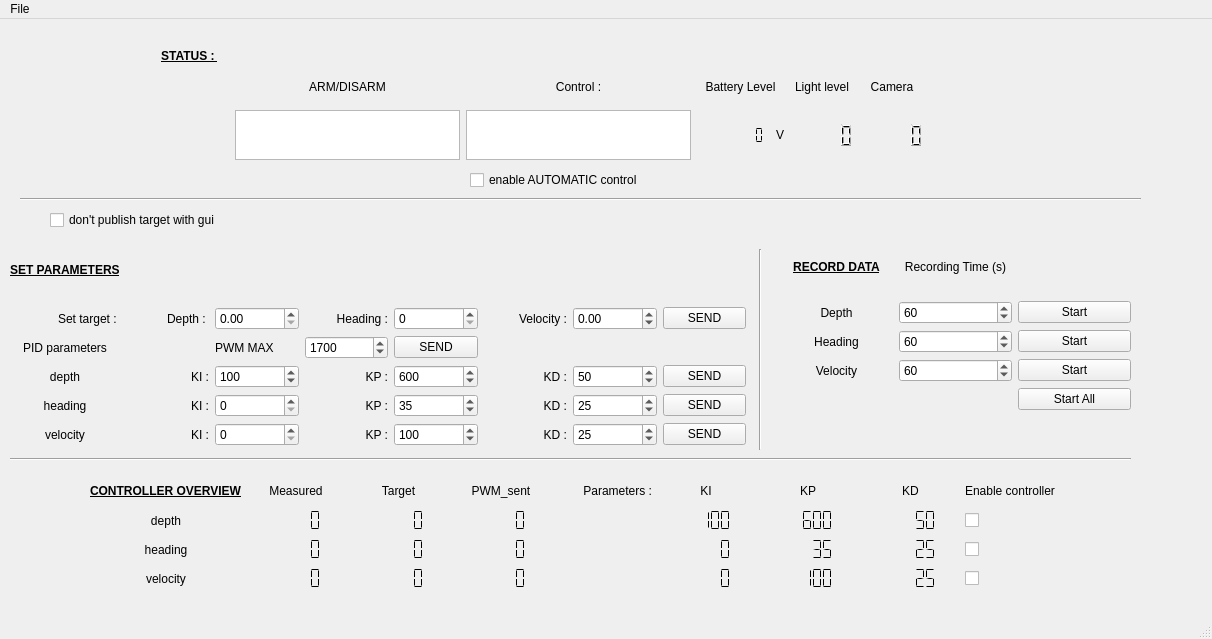
<?xml version="1.0" encoding="UTF-8"?>
<ui version="4.0">
 <class>mainWindow</class>
 <widget class="QMainWindow" name="mainWindow">
  <property name="geometry">
   <rect>
    <x>0</x>
    <y>0</y>
    <width>1212</width>
    <height>639</height>
   </rect>
  </property>
  <property name="sizePolicy">
   <sizepolicy hsizetype="MinimumExpanding" vsizetype="Preferred">
    <horstretch>0</horstretch>
    <verstretch>0</verstretch>
   </sizepolicy>
  </property>
  <property name="windowTitle">
   <string>BlueRov2</string>
  </property>
  <property name="autoFillBackground">
   <bool>true</bool>
  </property>
  <widget class="QWidget" name="centralwidget">
   <widget class="QWidget" name="gridLayoutWidget">
    <property name="geometry">
     <rect>
      <x>10</x>
      <y>220</y>
      <width>736</width>
      <height>207</height>
     </rect>
    </property>
    <layout class="QGridLayout" name="gridLayout_set_parameters">
     <item row="1" column="7">
      <widget class="QDoubleSpinBox" name="doubleSpinBox_velocity">
       <property name="minimum">
        <double>-400.000000000000000</double>
       </property>
       <property name="maximum">
        <double>400.000000000000000</double>
       </property>
       <property name="singleStep">
        <double>50.000000000000000</double>
       </property>
      </widget>
     </item>
     <item row="2" column="0">
      <widget class="QLabel" name="label_7">
       <property name="text">
        <string>PID parameters</string>
       </property>
       <property name="alignment">
        <set>Qt::AlignCenter</set>
       </property>
      </widget>
     </item>
     <item row="5" column="3">
      <widget class="QLabel" name="label_22">
       <property name="text">
        <string>KP :</string>
       </property>
       <property name="alignment">
        <set>Qt::AlignRight|Qt::AlignTrailing|Qt::AlignVCenter</set>
       </property>
      </widget>
     </item>
     <item row="1" column="0">
      <widget class="QLabel" name="label_8">
       <property name="text">
        <string>Set target : </string>
       </property>
       <property name="alignment">
        <set>Qt::AlignRight|Qt::AlignTrailing|Qt::AlignVCenter</set>
       </property>
      </widget>
     </item>
     <item row="5" column="6">
      <widget class="QLabel" name="label_23">
       <property name="text">
        <string>KD :</string>
       </property>
       <property name="alignment">
        <set>Qt::AlignRight|Qt::AlignTrailing|Qt::AlignVCenter</set>
       </property>
      </widget>
     </item>
     <item row="4" column="6">
      <widget class="QLabel" name="label_20">
       <property name="text">
        <string>KD :</string>
       </property>
       <property name="alignment">
        <set>Qt::AlignRight|Qt::AlignTrailing|Qt::AlignVCenter</set>
       </property>
      </widget>
     </item>
     <item row="3" column="0">
      <widget class="QLabel" name="label_9">
       <property name="text">
        <string>depth</string>
       </property>
       <property name="alignment">
        <set>Qt::AlignCenter</set>
       </property>
      </widget>
     </item>
     <item row="1" column="4">
      <widget class="QDoubleSpinBox" name="doubleSpinBox_heading">
       <property name="decimals">
        <number>0</number>
       </property>
       <property name="minimum">
        <double>0.000000000000000</double>
       </property>
       <property name="maximum">
        <double>360.000000000000000</double>
       </property>
       <property name="singleStep">
        <double>1.000000000000000</double>
       </property>
      </widget>
     </item>
     <item row="0" column="0">
      <widget class="QLabel" name="label_6">
       <property name="font">
        <font>
         <weight>75</weight>
         <bold>true</bold>
         <underline>true</underline>
        </font>
       </property>
       <property name="text">
        <string>SET PARAMETERS</string>
       </property>
      </widget>
     </item>
     <item row="3" column="4">
      <widget class="QSpinBox" name="spinBox_KP_depth">
       <property name="maximum">
        <number>1000</number>
       </property>
       <property name="value">
        <number>600</number>
       </property>
      </widget>
     </item>
     <item row="1" column="1">
      <widget class="QLabel" name="label_10">
       <property name="text">
        <string>Depth : </string>
       </property>
       <property name="alignment">
        <set>Qt::AlignRight|Qt::AlignTrailing|Qt::AlignVCenter</set>
       </property>
      </widget>
     </item>
     <item row="4" column="4">
      <widget class="QSpinBox" name="spinBox_KP_heading">
       <property name="maximum">
        <number>1000</number>
       </property>
       <property name="value">
        <number>35</number>
       </property>
      </widget>
     </item>
     <item row="3" column="3">
      <widget class="QLabel" name="label_16">
       <property name="text">
        <string>KP :</string>
       </property>
       <property name="alignment">
        <set>Qt::AlignRight|Qt::AlignTrailing|Qt::AlignVCenter</set>
       </property>
      </widget>
     </item>
     <item row="5" column="7">
      <widget class="QSpinBox" name="spinBox_KD_velocity">
       <property name="maximum">
        <number>1000</number>
       </property>
       <property name="value">
        <number>25</number>
       </property>
      </widget>
     </item>
     <item row="3" column="1">
      <widget class="QLabel" name="label_15">
       <property name="text">
        <string>KI :</string>
       </property>
       <property name="alignment">
        <set>Qt::AlignRight|Qt::AlignTrailing|Qt::AlignVCenter</set>
       </property>
      </widget>
     </item>
     <item row="5" column="0">
      <widget class="QLabel" name="label_14">
       <property name="text">
        <string>velocity</string>
       </property>
       <property name="alignment">
        <set>Qt::AlignCenter</set>
       </property>
      </widget>
     </item>
     <item row="3" column="7">
      <widget class="QSpinBox" name="spinBox_KD_depth">
       <property name="maximum">
        <number>1000</number>
       </property>
       <property name="value">
        <number>50</number>
       </property>
       <property name="displayIntegerBase">
        <number>10</number>
       </property>
      </widget>
     </item>
     <item row="1" column="6">
      <widget class="QLabel" name="label_12">
       <property name="text">
        <string>Velocity :</string>
       </property>
       <property name="alignment">
        <set>Qt::AlignRight|Qt::AlignTrailing|Qt::AlignVCenter</set>
       </property>
      </widget>
     </item>
     <item row="1" column="2">
      <widget class="QDoubleSpinBox" name="doubleSpinBox_depth"/>
     </item>
     <item row="5" column="1">
      <widget class="QLabel" name="label_21">
       <property name="text">
        <string>KI :</string>
       </property>
       <property name="alignment">
        <set>Qt::AlignRight|Qt::AlignTrailing|Qt::AlignVCenter</set>
       </property>
      </widget>
     </item>
     <item row="4" column="7">
      <widget class="QSpinBox" name="spinBox_KD_heading">
       <property name="maximum">
        <number>1000</number>
       </property>
       <property name="value">
        <number>25</number>
       </property>
      </widget>
     </item>
     <item row="1" column="3">
      <widget class="QLabel" name="label_11">
       <property name="text">
        <string>Heading :</string>
       </property>
       <property name="alignment">
        <set>Qt::AlignRight|Qt::AlignTrailing|Qt::AlignVCenter</set>
       </property>
      </widget>
     </item>
     <item row="4" column="3">
      <widget class="QLabel" name="label_19">
       <property name="text">
        <string>KP :</string>
       </property>
       <property name="alignment">
        <set>Qt::AlignRight|Qt::AlignTrailing|Qt::AlignVCenter</set>
       </property>
      </widget>
     </item>
     <item row="4" column="2">
      <widget class="QSpinBox" name="spinBox_KI_heading">
       <property name="autoFillBackground">
        <bool>false</bool>
       </property>
       <property name="inputMethodHints">
        <set>Qt::ImhDigitsOnly</set>
       </property>
       <property name="maximum">
        <number>1000</number>
       </property>
       <property name="value">
        <number>0</number>
       </property>
      </widget>
     </item>
     <item row="3" column="6">
      <widget class="QLabel" name="label_17">
       <property name="text">
        <string>KD :</string>
       </property>
       <property name="alignment">
        <set>Qt::AlignRight|Qt::AlignTrailing|Qt::AlignVCenter</set>
       </property>
      </widget>
     </item>
     <item row="4" column="0">
      <widget class="QLabel" name="label_13">
       <property name="text">
        <string>heading</string>
       </property>
       <property name="alignment">
        <set>Qt::AlignCenter</set>
       </property>
      </widget>
     </item>
     <item row="5" column="2">
      <widget class="QSpinBox" name="spinBox_KI_velocity">
       <property name="maximum">
        <number>1000</number>
       </property>
      </widget>
     </item>
     <item row="5" column="4">
      <widget class="QSpinBox" name="spinBox_KP_velocity">
       <property name="maximum">
        <number>1000</number>
       </property>
       <property name="value">
        <number>100</number>
       </property>
      </widget>
     </item>
     <item row="4" column="1">
      <widget class="QLabel" name="label_18">
       <property name="text">
        <string>KI :</string>
       </property>
       <property name="alignment">
        <set>Qt::AlignRight|Qt::AlignTrailing|Qt::AlignVCenter</set>
       </property>
      </widget>
     </item>
     <item row="3" column="2">
      <widget class="QSpinBox" name="spinBox_KI_depth">
       <property name="maximum">
        <number>1000</number>
       </property>
       <property name="value">
        <number>100</number>
       </property>
      </widget>
     </item>
     <item row="3" column="8">
      <widget class="QPushButton" name="pushButton_send_parameters_depth">
       <property name="text">
        <string>SEND</string>
       </property>
      </widget>
     </item>
     <item row="4" column="8">
      <widget class="QPushButton" name="pushButton_send_parameters_heading">
       <property name="text">
        <string>SEND</string>
       </property>
      </widget>
     </item>
     <item row="5" column="8">
      <widget class="QPushButton" name="pushButton_send_parameters_velocity">
       <property name="text">
        <string>SEND</string>
       </property>
      </widget>
     </item>
     <item row="1" column="8">
      <widget class="QPushButton" name="pushButton_send_parameters_target">
       <property name="text">
        <string>SEND</string>
       </property>
      </widget>
     </item>
     <item row="2" column="2">
      <widget class="QLabel" name="label_37">
       <property name="text">
        <string>PWM MAX</string>
       </property>
      </widget>
     </item>
     <item row="2" column="3">
      <widget class="QSpinBox" name="spinBox_pwm_max">
       <property name="minimum">
        <number>1100</number>
       </property>
       <property name="maximum">
        <number>1900</number>
       </property>
       <property name="singleStep">
        <number>50</number>
       </property>
       <property name="value">
        <number>1700</number>
       </property>
       <property name="displayIntegerBase">
        <number>10</number>
       </property>
      </widget>
     </item>
     <item row="2" column="4">
      <widget class="QPushButton" name="pushButton_send_pwm_max">
       <property name="text">
        <string>SEND</string>
       </property>
      </widget>
     </item>
    </layout>
   </widget>
   <widget class="QWidget" name="gridLayoutWidget_2">
    <property name="geometry">
     <rect>
      <x>90</x>
      <y>460</y>
      <width>971</width>
      <height>111</height>
     </rect>
    </property>
    <layout class="QGridLayout" name="gridLayout_controller_overview">
     <property name="sizeConstraint">
      <enum>QLayout::SetMinimumSize</enum>
     </property>
     <item row="0" column="1">
      <widget class="QLabel" name="label_24">
       <property name="text">
        <string>Measured</string>
       </property>
       <property name="alignment">
        <set>Qt::AlignCenter</set>
       </property>
      </widget>
     </item>
     <item row="4" column="7">
      <widget class="QLCDNumber" name="velocity_controller_KP_display">
       <property name="frameShape">
        <enum>QFrame::NoFrame</enum>
       </property>
       <property name="frameShadow">
        <enum>QFrame::Raised</enum>
       </property>
       <property name="segmentStyle">
        <enum>QLCDNumber::Flat</enum>
       </property>
       <property name="value" stdset="0">
        <double>100.000000000000000</double>
       </property>
      </widget>
     </item>
     <item row="4" column="6">
      <widget class="QLCDNumber" name="velocity_controller_KI_display">
       <property name="frameShape">
        <enum>QFrame::NoFrame</enum>
       </property>
       <property name="frameShadow">
        <enum>QFrame::Raised</enum>
       </property>
       <property name="segmentStyle">
        <enum>QLCDNumber::Flat</enum>
       </property>
      </widget>
     </item>
     <item row="2" column="3">
      <widget class="QLCDNumber" name="depth_controller_pwm_display">
       <property name="frameShape">
        <enum>QFrame::NoFrame</enum>
       </property>
       <property name="frameShadow">
        <enum>QFrame::Plain</enum>
       </property>
       <property name="segmentStyle">
        <enum>QLCDNumber::Flat</enum>
       </property>
      </widget>
     </item>
     <item row="2" column="9">
      <widget class="QCheckBox" name="checkBox_activate_depth_controller">
       <property name="text">
        <string/>
       </property>
      </widget>
     </item>
     <item row="4" column="9">
      <widget class="QCheckBox" name="checkBox_activate_velocity_controller">
       <property name="text">
        <string/>
       </property>
      </widget>
     </item>
     <item row="3" column="0">
      <widget class="QLabel" name="label_4">
       <property name="text">
        <string>heading</string>
       </property>
       <property name="alignment">
        <set>Qt::AlignCenter</set>
       </property>
      </widget>
     </item>
     <item row="0" column="3">
      <widget class="QLabel" name="label_25">
       <property name="text">
        <string>PWM_sent</string>
       </property>
       <property name="alignment">
        <set>Qt::AlignCenter</set>
       </property>
      </widget>
     </item>
     <item row="0" column="8">
      <widget class="QLabel" name="label_29">
       <property name="text">
        <string>KD</string>
       </property>
       <property name="alignment">
        <set>Qt::AlignCenter</set>
       </property>
      </widget>
     </item>
     <item row="4" column="0">
      <widget class="QLabel" name="label_5">
       <property name="text">
        <string>velocity</string>
       </property>
       <property name="alignment">
        <set>Qt::AlignCenter</set>
       </property>
      </widget>
     </item>
     <item row="0" column="6">
      <widget class="QLabel" name="label_27">
       <property name="text">
        <string>KI</string>
       </property>
       <property name="alignment">
        <set>Qt::AlignCenter</set>
       </property>
      </widget>
     </item>
     <item row="0" column="7">
      <widget class="QLabel" name="label_28">
       <property name="text">
        <string>KP</string>
       </property>
       <property name="alignment">
        <set>Qt::AlignCenter</set>
       </property>
      </widget>
     </item>
     <item row="0" column="0">
      <widget class="QLabel" name="label_2">
       <property name="font">
        <font>
         <weight>75</weight>
         <bold>true</bold>
         <underline>true</underline>
        </font>
       </property>
       <property name="text">
        <string>CONTROLLER OVERVIEW</string>
       </property>
      </widget>
     </item>
     <item row="3" column="9">
      <widget class="QCheckBox" name="checkBox_activate_heading_controller">
       <property name="text">
        <string/>
       </property>
      </widget>
     </item>
     <item row="2" column="0">
      <widget class="QLabel" name="label_3">
       <property name="text">
        <string>depth</string>
       </property>
       <property name="alignment">
        <set>Qt::AlignCenter</set>
       </property>
      </widget>
     </item>
     <item row="0" column="9">
      <widget class="QLabel" name="label_30">
       <property name="text">
        <string>Enable controller</string>
       </property>
      </widget>
     </item>
     <item row="2" column="6">
      <widget class="QLCDNumber" name="depth_controller_KI_display">
       <property name="frameShape">
        <enum>QFrame::NoFrame</enum>
       </property>
       <property name="segmentStyle">
        <enum>QLCDNumber::Flat</enum>
       </property>
       <property name="value" stdset="0">
        <double>100.000000000000000</double>
       </property>
      </widget>
     </item>
     <item row="2" column="1">
      <widget class="QLCDNumber" name="depth_measured_display">
       <property name="frameShape">
        <enum>QFrame::NoFrame</enum>
       </property>
       <property name="frameShadow">
        <enum>QFrame::Raised</enum>
       </property>
       <property name="segmentStyle">
        <enum>QLCDNumber::Flat</enum>
       </property>
      </widget>
     </item>
     <item row="2" column="7">
      <widget class="QLCDNumber" name="depth_controller_KP_display">
       <property name="frameShape">
        <enum>QFrame::NoFrame</enum>
       </property>
       <property name="segmentStyle">
        <enum>QLCDNumber::Flat</enum>
       </property>
       <property name="value" stdset="0">
        <double>600.000000000000000</double>
       </property>
      </widget>
     </item>
     <item row="2" column="8">
      <widget class="QLCDNumber" name="depth_controller_KD_display">
       <property name="frameShape">
        <enum>QFrame::NoFrame</enum>
       </property>
       <property name="segmentStyle">
        <enum>QLCDNumber::Flat</enum>
       </property>
       <property name="value" stdset="0">
        <double>50.000000000000000</double>
       </property>
      </widget>
     </item>
     <item row="3" column="1">
      <widget class="QLCDNumber" name="heading_measured_display">
       <property name="frameShape">
        <enum>QFrame::NoFrame</enum>
       </property>
       <property name="segmentStyle">
        <enum>QLCDNumber::Flat</enum>
       </property>
      </widget>
     </item>
     <item row="3" column="3">
      <widget class="QLCDNumber" name="heading_controller_pwm_display">
       <property name="frameShape">
        <enum>QFrame::NoFrame</enum>
       </property>
       <property name="segmentStyle">
        <enum>QLCDNumber::Flat</enum>
       </property>
      </widget>
     </item>
     <item row="3" column="6">
      <widget class="QLCDNumber" name="heading_controller_KI_display">
       <property name="frameShape">
        <enum>QFrame::NoFrame</enum>
       </property>
       <property name="segmentStyle">
        <enum>QLCDNumber::Flat</enum>
       </property>
      </widget>
     </item>
     <item row="3" column="7">
      <widget class="QLCDNumber" name="heading_controller_KP_display">
       <property name="frameShape">
        <enum>QFrame::NoFrame</enum>
       </property>
       <property name="segmentStyle">
        <enum>QLCDNumber::Flat</enum>
       </property>
       <property name="value" stdset="0">
        <double>35.000000000000000</double>
       </property>
      </widget>
     </item>
     <item row="3" column="8">
      <widget class="QLCDNumber" name="heading_controller_KD_display">
       <property name="frameShape">
        <enum>QFrame::NoFrame</enum>
       </property>
       <property name="segmentStyle">
        <enum>QLCDNumber::Flat</enum>
       </property>
       <property name="value" stdset="0">
        <double>25.000000000000000</double>
       </property>
      </widget>
     </item>
     <item row="4" column="1">
      <widget class="QLCDNumber" name="velocity_measured_display">
       <property name="frameShape">
        <enum>QFrame::NoFrame</enum>
       </property>
       <property name="segmentStyle">
        <enum>QLCDNumber::Flat</enum>
       </property>
      </widget>
     </item>
     <item row="4" column="3">
      <widget class="QLCDNumber" name="velocity_controller_pwm_display">
       <property name="frameShape">
        <enum>QFrame::NoFrame</enum>
       </property>
       <property name="segmentStyle">
        <enum>QLCDNumber::Flat</enum>
       </property>
      </widget>
     </item>
     <item row="4" column="8">
      <widget class="QLCDNumber" name="velocity_controller_KD_display">
       <property name="frameShape">
        <enum>QFrame::NoFrame</enum>
       </property>
       <property name="segmentStyle">
        <enum>QLCDNumber::Flat</enum>
       </property>
       <property name="value" stdset="0">
        <double>25.000000000000000</double>
       </property>
      </widget>
     </item>
     <item row="0" column="4">
      <widget class="QLabel" name="label_26">
       <property name="text">
        <string>Parameters :</string>
       </property>
       <property name="alignment">
        <set>Qt::AlignRight|Qt::AlignTrailing|Qt::AlignVCenter</set>
       </property>
      </widget>
     </item>
     <item row="0" column="2">
      <widget class="QLabel" name="label_38">
       <property name="text">
        <string>Target</string>
       </property>
       <property name="alignment">
        <set>Qt::AlignCenter</set>
       </property>
      </widget>
     </item>
     <item row="2" column="2">
      <widget class="QLCDNumber" name="depth_target_display">
       <property name="frameShape">
        <enum>QFrame::NoFrame</enum>
       </property>
       <property name="segmentStyle">
        <enum>QLCDNumber::Flat</enum>
       </property>
      </widget>
     </item>
     <item row="3" column="2">
      <widget class="QLCDNumber" name="heading_target_display">
       <property name="frameShape">
        <enum>QFrame::NoFrame</enum>
       </property>
       <property name="segmentStyle">
        <enum>QLCDNumber::Flat</enum>
       </property>
      </widget>
     </item>
     <item row="4" column="2">
      <widget class="QLCDNumber" name="velocity_target_display">
       <property name="frameShape">
        <enum>QFrame::NoFrame</enum>
       </property>
       <property name="segmentStyle">
        <enum>QLCDNumber::Flat</enum>
       </property>
      </widget>
     </item>
    </layout>
   </widget>
   <widget class="QWidget" name="gridLayoutWidget_3">
    <property name="geometry">
     <rect>
      <x>150</x>
      <y>30</y>
      <width>774</width>
      <height>111</height>
     </rect>
    </property>
    <layout class="QGridLayout" name="gridLayout_status" columnstretch="75,0,0,0,0,0">
     <property name="sizeConstraint">
      <enum>QLayout::SetDefaultConstraint</enum>
     </property>
     <item row="1" column="4">
      <widget class="QLabel" name="label_35">
       <property name="enabled">
        <bool>true</bool>
       </property>
       <property name="sizePolicy">
        <sizepolicy hsizetype="Minimum" vsizetype="Expanding">
         <horstretch>0</horstretch>
         <verstretch>0</verstretch>
        </sizepolicy>
       </property>
       <property name="text">
        <string>Light level</string>
       </property>
       <property name="alignment">
        <set>Qt::AlignCenter</set>
       </property>
      </widget>
     </item>
     <item row="1" column="1">
      <widget class="QLabel" name="label_32">
       <property name="text">
        <string>ARM/DISARM</string>
       </property>
       <property name="alignment">
        <set>Qt::AlignCenter</set>
       </property>
      </widget>
     </item>
     <item row="1" column="2">
      <widget class="QLabel" name="label_33">
       <property name="text">
        <string>Control :</string>
       </property>
       <property name="alignment">
        <set>Qt::AlignCenter</set>
       </property>
      </widget>
     </item>
     <item row="0" column="0">
      <widget class="QLabel" name="label">
       <property name="font">
        <font>
         <weight>75</weight>
         <bold>true</bold>
         <underline>true</underline>
        </font>
       </property>
       <property name="text">
        <string>STATUS : </string>
       </property>
       <property name="alignment">
        <set>Qt::AlignCenter</set>
       </property>
      </widget>
     </item>
     <item row="2" column="1">
      <widget class="QTextBrowser" name="arm_disarm_display">
       <property name="sizePolicy">
        <sizepolicy hsizetype="Fixed" vsizetype="Fixed">
         <horstretch>0</horstretch>
         <verstretch>0</verstretch>
        </sizepolicy>
       </property>
       <property name="maximumSize">
        <size>
         <width>225</width>
         <height>50</height>
        </size>
       </property>
      </widget>
     </item>
     <item row="2" column="2">
      <widget class="QTextBrowser" name="automatic_manual_ctrl_display">
       <property name="sizePolicy">
        <sizepolicy hsizetype="MinimumExpanding" vsizetype="Preferred">
         <horstretch>0</horstretch>
         <verstretch>0</verstretch>
        </sizepolicy>
       </property>
       <property name="maximumSize">
        <size>
         <width>225</width>
         <height>50</height>
        </size>
       </property>
      </widget>
     </item>
     <item row="1" column="0">
      <widget class="QLabel" name="label_31">
       <property name="text">
        <string/>
       </property>
      </widget>
     </item>
     <item row="1" column="5">
      <widget class="QLabel" name="label_44">
       <property name="text">
        <string>Camera</string>
       </property>
       <property name="alignment">
        <set>Qt::AlignCenter</set>
       </property>
      </widget>
     </item>
     <item row="2" column="5">
      <widget class="QLCDNumber" name="camera_tilt_display">
       <property name="frameShape">
        <enum>QFrame::NoFrame</enum>
       </property>
       <property name="smallDecimalPoint">
        <bool>false</bool>
       </property>
       <property name="segmentStyle">
        <enum>QLCDNumber::Filled</enum>
       </property>
      </widget>
     </item>
     <item row="2" column="3">
      <layout class="QHBoxLayout" name="horizontalLayout">
       <item>
        <widget class="QLCDNumber" name="battery_level_display">
         <property name="font">
          <font>
           <pointsize>20</pointsize>
          </font>
         </property>
         <property name="layoutDirection">
          <enum>Qt::LeftToRight</enum>
         </property>
         <property name="frameShape">
          <enum>QFrame::NoFrame</enum>
         </property>
         <property name="smallDecimalPoint">
          <bool>true</bool>
         </property>
         <property name="digitCount">
          <number>7</number>
         </property>
         <property name="segmentStyle">
          <enum>QLCDNumber::Flat</enum>
         </property>
         <property name="intValue" stdset="0">
          <number>0</number>
         </property>
        </widget>
       </item>
       <item>
        <widget class="QLabel" name="label_36">
         <property name="text">
          <string>V</string>
         </property>
        </widget>
       </item>
      </layout>
     </item>
     <item row="2" column="4">
      <widget class="QLCDNumber" name="light_level_display">
       <property name="frameShape">
        <enum>QFrame::NoFrame</enum>
       </property>
       <property name="smallDecimalPoint">
        <bool>false</bool>
       </property>
      </widget>
     </item>
     <item row="1" column="3">
      <widget class="QLabel" name="label_34">
       <property name="sizePolicy">
        <sizepolicy hsizetype="Preferred" vsizetype="Preferred">
         <horstretch>1</horstretch>
         <verstretch>0</verstretch>
        </sizepolicy>
       </property>
       <property name="inputMethodHints">
        <set>Qt::ImhNone</set>
       </property>
       <property name="text">
        <string>Battery Level</string>
       </property>
       <property name="alignment">
        <set>Qt::AlignCenter</set>
       </property>
      </widget>
     </item>
    </layout>
   </widget>
   <widget class="QWidget" name="gridLayoutWidget_4">
    <property name="geometry">
     <rect>
      <x>780</x>
      <y>220</y>
      <width>351</width>
      <height>171</height>
     </rect>
    </property>
    <layout class="QGridLayout" name="gridLayout_record_data">
     <item row="3" column="0">
      <widget class="QLabel" name="label_42">
       <property name="text">
        <string>Velocity</string>
       </property>
       <property name="alignment">
        <set>Qt::AlignCenter</set>
       </property>
      </widget>
     </item>
     <item row="1" column="2">
      <widget class="QPushButton" name="pushButton_record_depth">
       <property name="text">
        <string>Start</string>
       </property>
      </widget>
     </item>
     <item row="2" column="1">
      <widget class="QSpinBox" name="spinBox_heading_record_time">
       <property name="maximum">
        <number>3600</number>
       </property>
       <property name="singleStep">
        <number>60</number>
       </property>
       <property name="value">
        <number>60</number>
       </property>
      </widget>
     </item>
     <item row="0" column="0">
      <widget class="QLabel" name="label_39">
       <property name="font">
        <font>
         <weight>75</weight>
         <bold>true</bold>
         <underline>true</underline>
        </font>
       </property>
       <property name="frameShape">
        <enum>QFrame::NoFrame</enum>
       </property>
       <property name="frameShadow">
        <enum>QFrame::Plain</enum>
       </property>
       <property name="text">
        <string>RECORD DATA</string>
       </property>
       <property name="textFormat">
        <enum>Qt::AutoText</enum>
       </property>
       <property name="scaledContents">
        <bool>true</bool>
       </property>
       <property name="alignment">
        <set>Qt::AlignCenter</set>
       </property>
      </widget>
     </item>
     <item row="1" column="0">
      <widget class="QLabel" name="label_40">
       <property name="text">
        <string>Depth</string>
       </property>
       <property name="alignment">
        <set>Qt::AlignCenter</set>
       </property>
      </widget>
     </item>
     <item row="2" column="2">
      <widget class="QPushButton" name="pushButton_record_heading">
       <property name="text">
        <string>Start</string>
       </property>
      </widget>
     </item>
     <item row="0" column="1">
      <widget class="QLabel" name="label_43">
       <property name="text">
        <string>Recording Time (s)</string>
       </property>
       <property name="alignment">
        <set>Qt::AlignCenter</set>
       </property>
      </widget>
     </item>
     <item row="2" column="0">
      <widget class="QLabel" name="label_41">
       <property name="text">
        <string>Heading</string>
       </property>
       <property name="alignment">
        <set>Qt::AlignCenter</set>
       </property>
      </widget>
     </item>
     <item row="1" column="1">
      <widget class="QSpinBox" name="spinBox_depth_record_time">
       <property name="maximum">
        <number>3600</number>
       </property>
       <property name="singleStep">
        <number>60</number>
       </property>
       <property name="value">
        <number>60</number>
       </property>
      </widget>
     </item>
     <item row="3" column="2">
      <widget class="QPushButton" name="pushButton_record_velocity">
       <property name="text">
        <string>Start</string>
       </property>
      </widget>
     </item>
     <item row="3" column="1">
      <widget class="QSpinBox" name="spinBox_velocity_record_time">
       <property name="maximum">
        <number>3600</number>
       </property>
       <property name="singleStep">
        <number>60</number>
       </property>
       <property name="value">
        <number>60</number>
       </property>
      </widget>
     </item>
     <item row="4" column="2">
      <widget class="QPushButton" name="pushButton_record_all">
       <property name="text">
        <string>Start All</string>
       </property>
      </widget>
     </item>
    </layout>
   </widget>
   <widget class="Line" name="line">
    <property name="geometry">
     <rect>
      <x>20</x>
      <y>170</y>
      <width>1121</width>
      <height>20</height>
     </rect>
    </property>
    <property name="orientation">
     <enum>Qt::Horizontal</enum>
    </property>
   </widget>
   <widget class="Line" name="line_2">
    <property name="geometry">
     <rect>
      <x>10</x>
      <y>430</y>
      <width>1121</width>
      <height>21</height>
     </rect>
    </property>
    <property name="orientation">
     <enum>Qt::Horizontal</enum>
    </property>
   </widget>
   <widget class="Line" name="line_3">
    <property name="geometry">
     <rect>
      <x>750</x>
      <y>230</y>
      <width>20</width>
      <height>201</height>
     </rect>
    </property>
    <property name="orientation">
     <enum>Qt::Vertical</enum>
    </property>
   </widget>
   <widget class="QCheckBox" name="checkBox_enable_automatic_control">
    <property name="geometry">
     <rect>
      <x>470</x>
      <y>150</y>
      <width>211</width>
      <height>22</height>
     </rect>
    </property>
    <property name="text">
     <string>enable AUTOMATIC control</string>
    </property>
   </widget>
   <widget class="QCheckBox" name="checkBox_forbid_publish_target">
    <property name="geometry">
     <rect>
      <x>50</x>
      <y>190</y>
      <width>241</width>
      <height>22</height>
     </rect>
    </property>
    <property name="text">
     <string>don't publish target with gui</string>
    </property>
   </widget>
  </widget>
  <widget class="QMenuBar" name="menubar">
   <property name="geometry">
    <rect>
     <x>0</x>
     <y>0</y>
     <width>1212</width>
     <height>25</height>
    </rect>
   </property>
   <widget class="QMenu" name="menuFile">
    <property name="title">
     <string>File</string>
    </property>
    <addaction name="actionLoad_parameters"/>
    <addaction name="separator"/>
    <addaction name="actionSave_parameters"/>
   </widget>
   <addaction name="menuFile"/>
  </widget>
  <widget class="QStatusBar" name="statusbar"/>
  <action name="actionLoad_parameters">
   <property name="text">
    <string>Load parameters</string>
   </property>
  </action>
  <action name="actionSave_parameters">
   <property name="text">
    <string>Save parameters</string>
   </property>
  </action>
 </widget>
 <resources/>
 <connections/>
</ui>
